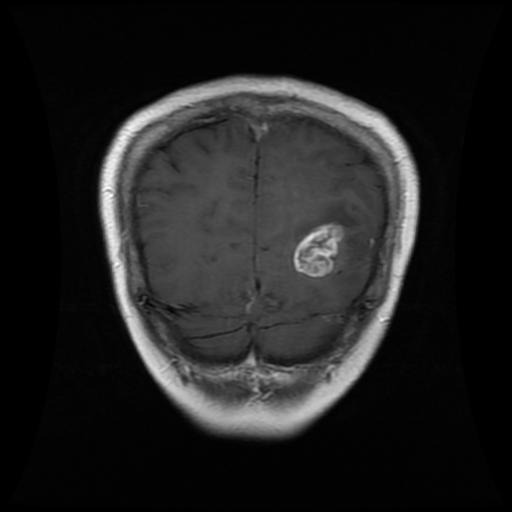
#> input picture a.jpg, 512 x 512 px
$ python nodules1.py
#> lines starting #> are read from the running program, lines starting #| are printed output that depends on the picture; after the words box and inside, x2 and y2 are one past the last pixel; in counts of white or black regions, pixels touching at a corner belong together
import cv2
import numpy as np


img_path = "a.jpg"
image = cv2.imread(img_path)
#> image is the input picture: shape (512, 512, 3); min 0, max 255, mean 32.5
gray = cv2.cvtColor(image, cv2.COLOR_BGR2GRAY, 0.7)

cv2.imshow("Gray", gray)
cv2.waitKey(0)

(T, thresh) = cv2.threshold(gray, 155, 255, cv2.THRESH_BINARY)
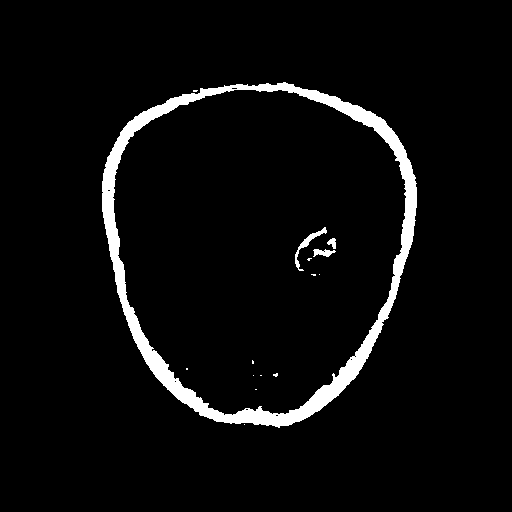
#> thresh: shape (512, 512); 4.5% white; 15 white regions (11 under 20 px), largest, box (x1, y1, x2, y2) and area: (102, 82, 417, 428) 11393, (295, 227, 327, 271) 232, (313, 249, 336, 257) 113, (327, 238, 336, 249) 61
cv2.imshow("thresh", thresh)
cv2.waitKey(0)

(T, threshInv) = cv2.threshold(gray, 155, 255,cv2.THRESH_BINARY_INV)
cv2.imshow("thresh", threshInv)
cv2.waitKey(0)


kernel = cv2.getStructuringElement(cv2.MORPH_RECT, (10, 5))
closed = cv2.morphologyEx(thresh, cv2.MORPH_CLOSE, kernel)
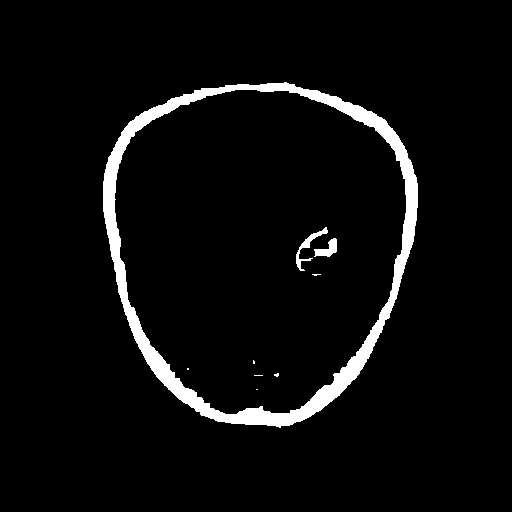
#> closed: shape (512, 512); 4.6% white; 9 white regions (6 under 20 px), largest, box (x1, y1, x2, y2) and area: (103, 82, 418, 428) 11624, (296, 227, 328, 271) 278, (314, 238, 337, 257) 227
cv2.imshow("closed", closed)
cv2.waitKey(0)

closed = cv2.erode(closed, None, iterations = 14)
#> closed: shape (512, 512); every value is 0
cv2.imshow("closed1", closed)
cv2.waitKey(0)
closed = cv2.dilate(closed, None, iterations = 13)
cv2.imshow("closed1", closed)
cv2.waitKey(0)

t_lower = 50  # Lower Threshold
t_upper = 150  # Upper threshold

# Applying the Canny Edge filter
canny = cv2.Canny(image, t_lower, t_upper)
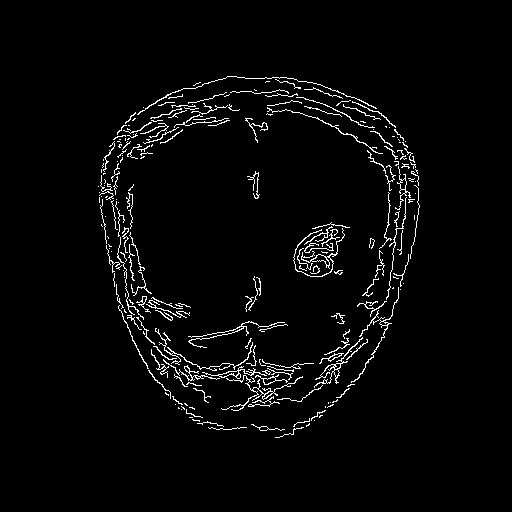
#> canny: shape (512, 512); 3% white in thin lines or dots, all inside (x1, y1, x2, y2) = (98, 76, 420, 438)

#(cnts, _) = cv2.findContours(canny.copy(), cv2.RETR_EXTERNAL,cv2.CHAIN_APPROX_SIMPLE)
cnts, hierarchy = cv2.findContours(canny.copy(), cv2.RETR_EXTERNAL, cv2.CHAIN_APPROX_SIMPLE)[-2:]
#> cnts = 229 contours, 210 with area under 20; largest, box (x1, y1, x2, y2) and area: (293, 228, 345, 277) 136, (314, 337, 363, 388) 116, (202, 366, 267, 379) 100, (221, 375, 303, 411) 90, (351, 287, 399, 383) 74
cv2.drawContours(image, cnts, -1, (0, 0, 255), 2)
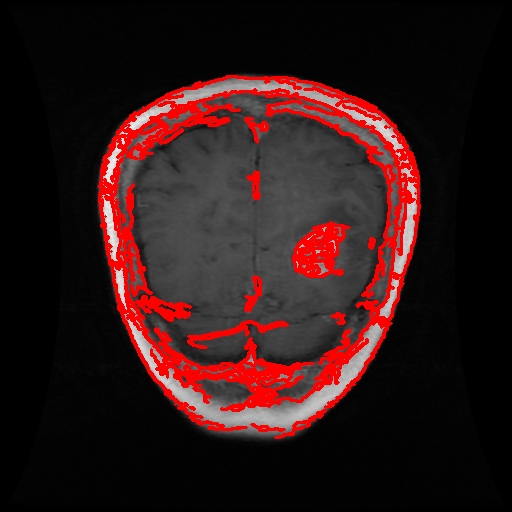
#> image: shape (512, 512, 3); 9.28% of pixels changed, all inside (x1, y1, x2, y2) = (97, 75, 421, 439)
cv2.imshow("closed1", image)
cv2.waitKey(0)
